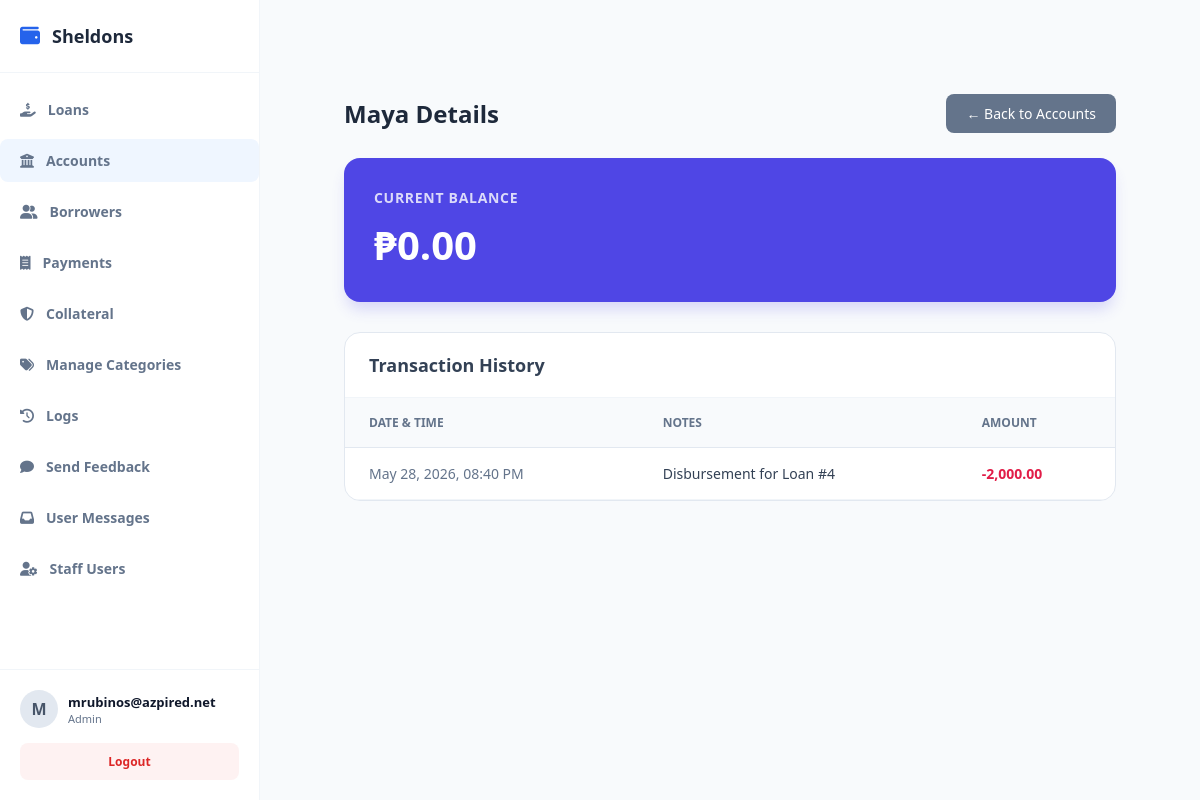
Before: /public/index.php?url=account/details&id=2 (signed in) with the older database file.
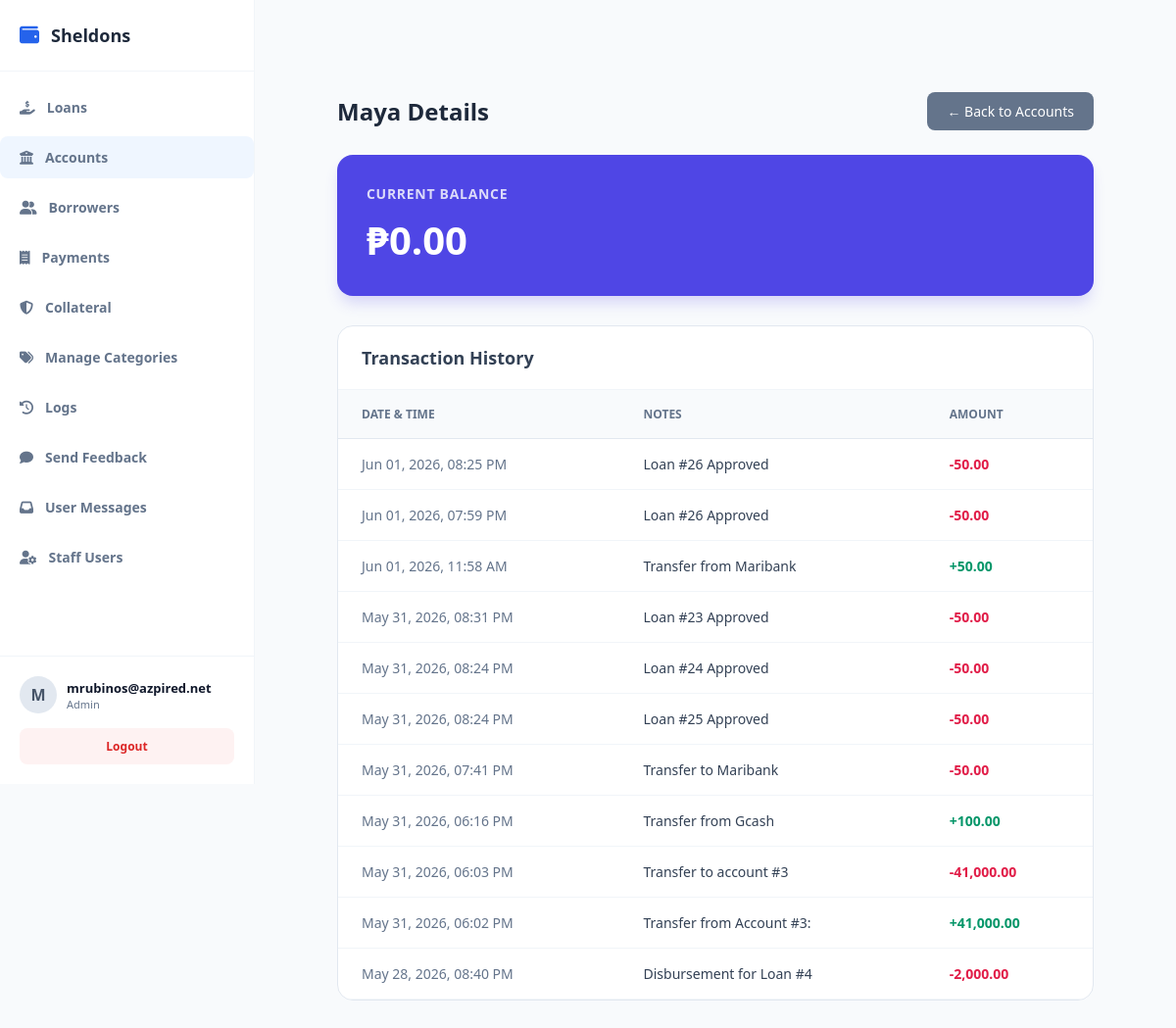
After: the same page with the newer database file.
### tables this page shows
CREATE TABLE `account_transactions` (
  `id` int(11) NOT NULL,
  `company_id` int(11) NOT NULL,
  `account_id` int(11) NOT NULL,
  `loan_id` int(11) DEFAULT NULL,
  `amount` decimal(15,2) NOT NULL,
  `type` enum('payment','transfer_in','transfer_out') NOT NULL,
  `reference_id` int(11) DEFAULT NULL,
  `notes` varchar(255) DEFAULT NULL,
  `created_at` timestamp NOT NULL DEFAULT current_timestamp()
);

### app/controllers/AccountController.php (called while the page is built, shortened)
<?php
require_once __DIR__ . '/../models/Account.php';
class AccountController {
    public function details($id = null) {
    $id = $id ?? $_GET['id'] ?? null;
    $accountModel = new Account();
    $account = $accountModel->getById($id);
    $transactions = $accountModel->getTransactionsByAccountId($id);
    require_once __DIR__ . '/../views/admin/accounts/details.php';
}
}

### public/index.php (called while the page is built, shortened)
<?php
require_once __DIR__ . "/../app/core/Database.php";
require_once __DIR__ . "/../app/core/Model.php";
$init = new App();

### app/core/Database.php (called while the page is built)
<?php
class Database {
    private static $host = "localhost";
    private static $port = "3307";
    private static $db   = "loan_saas_db";
    private static $user = "root";
    private static $pass = "";
    public static function getConnection() {
        try {
            $conn = new PDO(
                "mysql:host=" . self::$host . ";port=" . self::$port . ";dbname=" . self::$db,
                self::$user,
                self::$pass
            );
            $conn->setAttribute(PDO::ATTR_ERRMODE, PDO::ERRMODE_EXCEPTION);
            $conn->setAttribute(PDO::ATTR_DEFAULT_FETCH_MODE, PDO::FETCH_ASSOC);
            return $conn;
        } catch (Exception $e) {
            die("Database connection failed: " . $e->getMessage());
        }
    }
}

### app/core/Model.php (called while the page is built, shortened)
<?php
require_once __DIR__ . "/Database.php";
class Model {
    public function __construct() {
        $this->conn = Database::getConnection();
    }
    protected function getTenantId() {
        return $_SESSION['user']['company_id'] ?? 1;
    }
}

### app/models/Account.php (called while the page is built, shortened)
<?php
require_once __DIR__ . '/../core/Model.php';
class Account extends Model {
public function getById($id) {
    $stmt = $this->conn->prepare("SELECT * FROM accounts WHERE id = ? AND company_id = ?");
    $stmt->execute([$id, $this->getTenantId()]);
    return $stmt->fetch(PDO::FETCH_ASSOC);
}
public function getTransactionsByAccountId($account_id) {
    $stmt = $this->conn->prepare("
        SELECT * FROM account_transactions
        WHERE account_id = ? AND company_id = ?
        ORDER BY created_at DESC
    ");
    $stmt->execute([$account_id, $this->getTenantId()]);
    return $stmt->fetchAll(PDO::FETCH_ASSOC);
}
}

### app/views/admin/accounts/details.php (the view, shortened to what the changed rows need)
<?php require_once dirname(__DIR__, 2) . '/layouts/header.php'; ?>
<div class="page-container">
    <div class="account-header">
        <h1><?= htmlspecialchars($account['name']) ?> Details</h1>
    </div>
    <div class="balance-card">
        <h2>₱<?= number_format($account['current_balance'], 2) ?></h2>
    </div>
    <div class="history-card">
        <table class="data-table">
            <thead>
                <tr>
                    <th>Date & Time</th>
                    <th>Notes</th>
                    <th>Amount</th>
                </tr>
            </thead>
            <tbody>
                <?php foreach ($transactions as $t): ?>
                <tr>
                    <td style="color: #64748b;"><?= date('M d, Y, h:i A', strtotime($t['created_at'])) ?></td>
                    <td><?= htmlspecialchars($t['notes']) ?></td>
                    <td style="font-weight: 600; color: <?= $t['amount'] < 0 ? '#e11d48' : '#059669' ?>;">
                        <?= $t['amount'] > 0 ? '+' : '' ?><?= number_format($t['amount'], 2) ?>
                    </td>
                </tr>
                <?php endforeach; ?>
            </tbody>
        </table>
    </div>
</div>
<?php require_once dirname(__DIR__, 2) . '/layouts/footer.php'; ?>

### app/views/layouts/header.php (shortened to what the changed rows need)
<?php
$current_url = $_GET['url'] ?? '';
$userRole = $_SESSION['user']['role'] ?? '';
?>
<!DOCTYPE html>
<html lang="en">
<head>
    <link rel="stylesheet" href="https://cdnjs.cloudflare.com/ajax/libs/font-awesome/6.4.0/css/all.min.css">
    <link rel="stylesheet" href="/loansaas/public/css/style.css">
</head>
<body>
    <aside class="sidebar" style="display: flex; flex-direction: column; height: 100vh; width: 260px; background: #ffffff; border-right: 1px solid #f1f5f9;">
        <ul class="sidebar-menu" style="list-style: none; padding: 15px 0; margin: 0; flex-grow: 1;">
            <?php
            $menuItems = [
                ['url' => 'loan/index', 'icon' => 'fa-hand-holding-dollar', 'label' => 'Loans'],
                ['url' => 'account/index', 'icon' => 'fa-bank', 'label' => 'Accounts'],
                ['url' => 'borrower/index', 'icon' => 'fa-user-group', 'label' => 'Borrowers'],
                ['url' => 'payment/index', 'icon' => 'fa-receipt', 'label' => 'Payments'],
                ['url' => 'collateral/index', 'icon' => 'fa-shield-halved', 'label' => 'Collateral'],
                ['url' => 'category/index', 'icon' => 'fa-tags', 'label' => 'Manage Categories'],
                ['url' => 'activitylogs/index', 'icon' => 'fa-clock-rotate-left', 'label' => 'Logs'],
                ['url' => 'feedback/create', 'icon' => 'fa-comment', 'label' => 'Send Feedback']
            ];
            if ($userRole === 'admin') {
                $menuItems[] = ['url' => 'feedback/index', 'icon' => 'fa-inbox', 'label' => 'User Messages'];
            }
            if ($userRole === 'admin') {
                $menuItems[] = ['url' => 'user/index', 'icon' => 'fa-user-gear', 'label' => 'Staff Users'];
            }
            foreach ($menuItems as $item) {
                $active = (strpos($current_url, explode('/', $item['url'])[0]) === 0) ? 'active' : '';
                echo "<li class='menu-item $active'>
                        <a href='/loansaas/public/index.php?url={$item['url']}' style='display: flex; align-items: center; gap: 12px; padding: 12px 20px; color: #64748b; text-decoration: none; transition: 0.2s;'>
                            <i class='fas {$item['icon']}'></i> <span>{$item['label']}</span>
                        </a>
                      </li>";
            }
            ?>
        </ul>
    </aside>
    <main class="main-content">

Changed rows visible on the page:
added account_transactions: created_at "Jun 01, 2026, 08:25 PM", notes "Loan #26 Approved", amount "-50.00"
added account_transactions: created_at "Jun 01, 2026, 07:59 PM", notes "Loan #26 Approved", amount "-50.00"
added account_transactions: created_at "Jun 01, 2026, 11:58 AM", notes "Transfer from Maribank", amount "50.00"
added account_transactions: created_at "May 31, 2026, 08:31 PM", notes "Loan #23 Approved", amount "-50.00"
added account_transactions: created_at "May 31, 2026, 08:24 PM", notes "Loan #24 Approved", amount "-50.00"
added account_transactions: created_at "May 31, 2026, 08:24 PM", notes "Loan #25 Approved", amount "-50.00"
added account_transactions: created_at "May 31, 2026, 07:41 PM", notes "Transfer to Maribank", amount "-50.00"
added account_transactions: created_at "May 31, 2026, 06:16 PM", notes "Transfer from Gcash", amount "100.00"
added account_transactions: created_at "May 31, 2026, 06:03 PM", notes "Transfer to account #3", amount "-41,000.00"
added account_transactions: created_at "May 31, 2026, 06:02 PM", notes "Transfer from Account #3:", amount "41,000.00"
